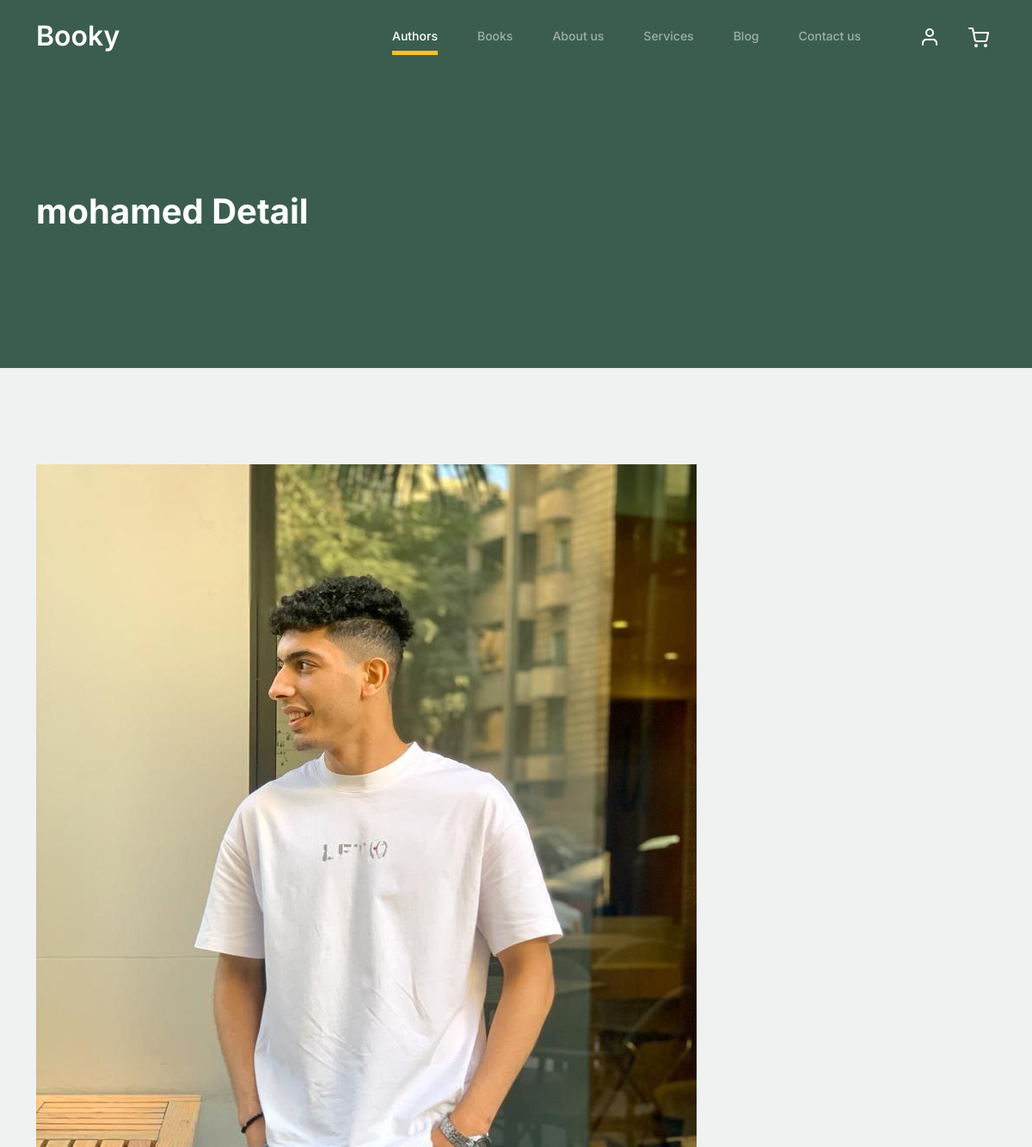
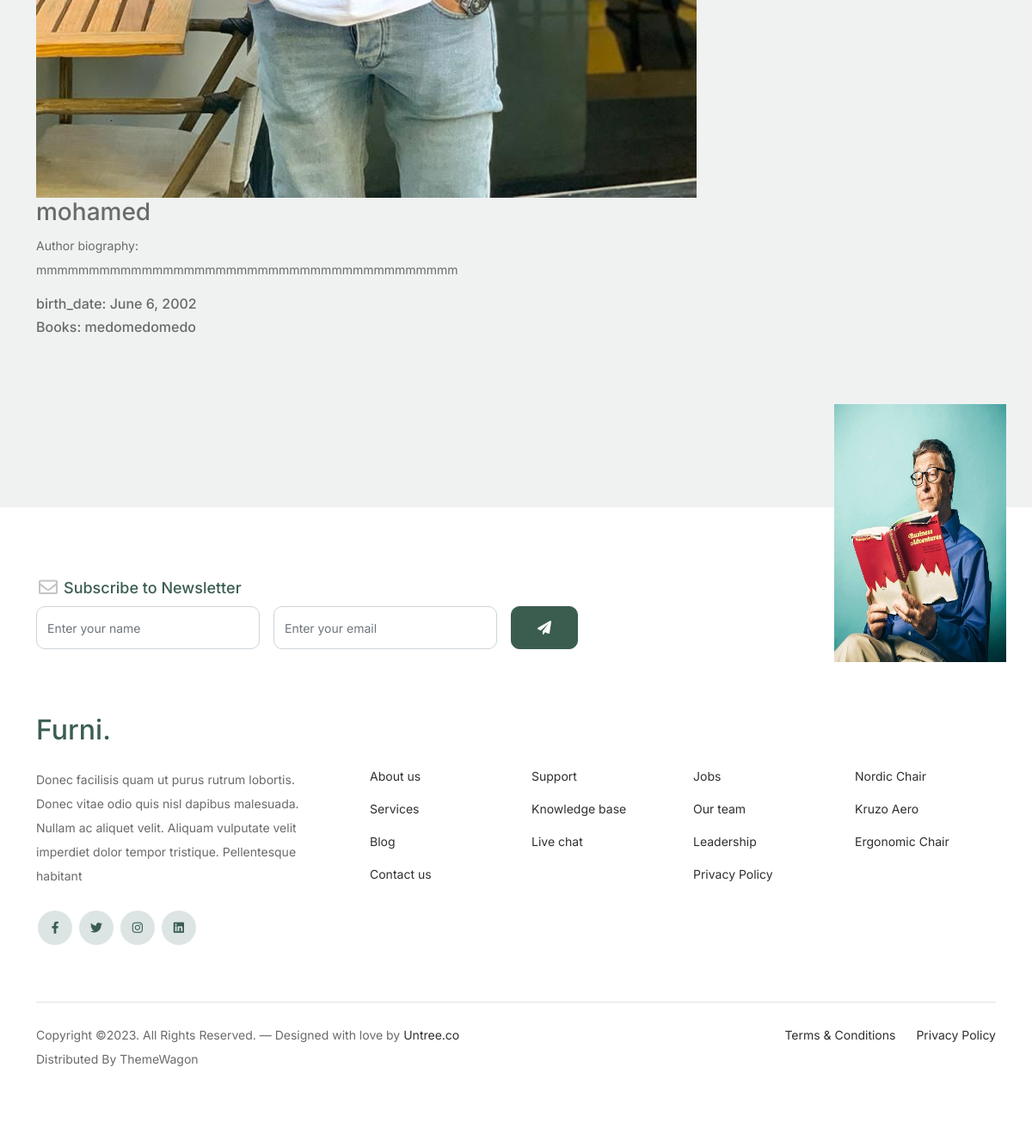
Screenshot of /authors/mohamed with the database file from the repository (2 pictures, top to bottom).
### library/models.py (models this page shows, shortened)
class Author(models.Model):
    name=models.CharField(max_length=50)
    birth_date=models.DateField()
    biography=models.TextField(max_length=1000)
    image = models.ImageField(upload_to='image', default='1.jpg')
    slug=models.SlugField(null=True,blank=True)
    books = models.ForeignKey('Book', on_delete=models.CASCADE, related_name='author_books')
    def __str__(self):
        return self.name

class Book(models.Model):
    title =models.CharField(max_length=100)
    author=models.ForeignKey('Author',on_delete=models.CASCADE,related_name='book_author')
    publication_date=models.DateTimeField(default=timezone.now)
    price=models.IntegerField(null=True,blank=True)
    logo=models.ImageField(upload_to='books')
    review = models.ForeignKey('Review', on_delete=models.CASCADE,related_name='book_review')
    slug=models.SlugField(null=True,blank=True)
    def __str__(self):
        return self.title

### library/views.py (the view)
# urls.py: path('<slug:slug>', author_detail),
def author_detail(request,slug):
    author=Author.objects.get(slug=slug)
    return render(request,'library/author_detail.html',{'author':author})

### library/templates/library/author_detail.html (shortened to what this page needs)
{% extends 'base.html' %}
{% block body %}
{% load static %}
<body>
    <nav class="custom-navbar navbar navbar navbar-expand-md navbar-dark bg-dark" arial-label="Furni navigation bar">
    </nav>
			<div class="hero">
				<div class="container">
					<div class="row justify-content-between">
						<div class="col-lg-5">
							<div class="intro-excerpt">
								<h1>{{author}} Detail</h1>
							</div>
						</div>
						<div class="col-lg-7">
						</div>
					</div>
				</div>
			</div>
    <div class="untree_co-section product-detail-section before-footer-section">
        <div class="container">
            <div class="row">
                <div class="col-12 col-md-5">
                    <div class="product-detail">
                        <a href="#"><img src="{{author.image.url}}" alt=""></a>
                        <h3 class="product-title">{{author.name}}</h3>
                        <p>Author biography: {{author.biography}}</p>
                        <h6 class="birth_date">birth_date: {{author.birth_date}}</h6>
                        <h6 class="athor:books">Books: {{author.books}}</h6>
                    </div>
                </div>
                    </div>
                </div>
            </div>
{% endblock body %}

### static/css/style.css (style rules this page uses)
body { overflow-x: hidden; position: relative; }
body { font-family: "Inter", sans-serif; font-weight: 400; line-height: 28px; color: #6a6a6a; font-size: 14px; background-color: #eff2f1; }
a { text-decoration: none; -webkit-transition: .3s all ease; -o-transition: .3s all ease; transition: .3s all ease; color: #2f2f2f; text-decoration: underline; }
.custom-navbar { background: #3b5d50 !important; padding-top: 20px; padding-bottom: 20px; }
.hero { background: #3b5d50; padding: calc(4rem - 30px) 0 0rem 0; }
@media (min-width: 768px) { .hero { padding: calc(4rem - 30px) 0 4rem 0; } }
@media (min-width: 992px) { .hero { padding: calc(8rem - 30px) 0 8rem 0; } }
.hero .intro-excerpt { position: relative; z-index: 4; }
@media (min-width: 992px) { .hero .intro-excerpt { max-width: 450px; } }
.hero h1 { font-weight: 700; color: #ffffff; margin-bottom: 30px; }
.before-footer-section { padding: 7rem 0 12rem 0 !important; }
.untree_co-section { padding: 7rem 0; }

### rows the page displays
Author: name "mohamed", image (picture), biography "mmmmmmmmmmmmmmmmmmmmmmmmmmmmmmmmmmmmmmmm", birth_date "June 6, 2002", books "medomedomedo"
